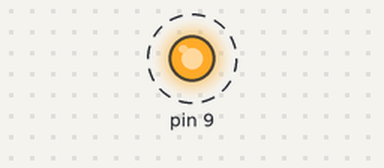
This sketch was run on a simulated Arduino Uno, built with avr-gcc and run on an emulated ATmega328P. Parts: output pins drawn as LEDs (lit = HIGH). Dashed ring = blinking.

Above: at 0.5 s.
Timing chart, 0 to 4.6 s (numbered marks = the images above):
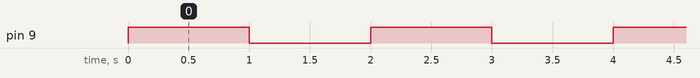

The sketch:

TestLowPower.ino
```cpp
//Esto es un test rápido de la librería LowPower
//Nos permitirá correr el proyecto varios días con una sola carga

#include <LowPower.h>


void setup() {
  // put your setup code here, to run once:
pinMode(3,INPUT);
pinMode(9,OUTPUT);
}

void loop() {
  // put your main code here, to run repeatedly:
digitalWrite(9, HIGH);
LowPower.powerDown(SLEEP_1S, ADC_OFF, BOD_ON);
digitalWrite(9, LOW);
LowPower.powerDown(SLEEP_1S, ADC_OFF, BOD_ON);

}
```

Measured:
- by itself, pin 9: alternates HIGH for 1.0 s and LOW for 1.0 s
